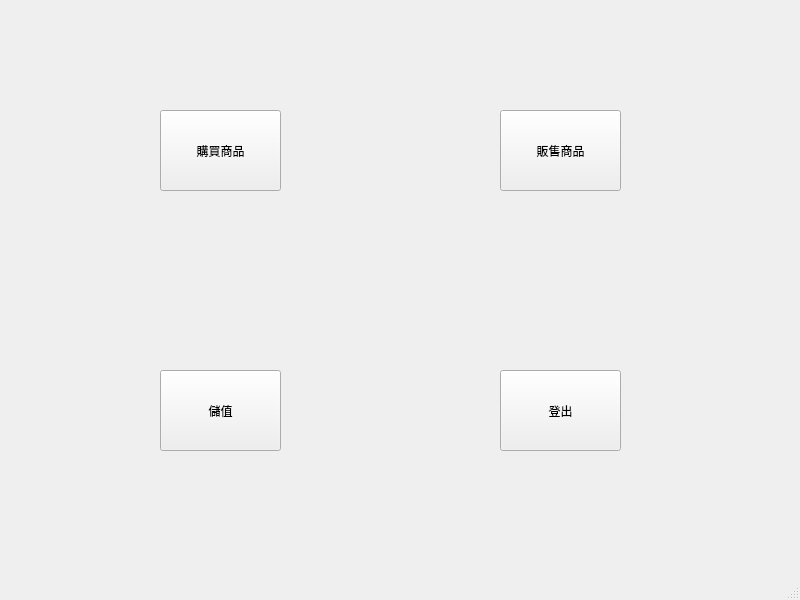
<?xml version="1.0" encoding="UTF-8"?>
<ui version="4.0">
 <class>MainWindow</class>
 <widget class="QMainWindow" name="MainWindow">
  <property name="geometry">
   <rect>
    <x>0</x>
    <y>0</y>
    <width>800</width>
    <height>600</height>
   </rect>
  </property>
  <property name="windowTitle">
   <string>MainWindow</string>
  </property>
  <widget class="QWidget" name="centralwidget">
   <widget class="QStackedWidget" name="stack">
    <property name="geometry">
     <rect>
      <x>0</x>
      <y>-20</y>
      <width>801</width>
      <height>591</height>
     </rect>
    </property>
    <widget class="QWidget" name="page">
     <widget class="QPushButton" name="btn_sell">
      <property name="geometry">
       <rect>
        <x>500</x>
        <y>130</y>
        <width>121</width>
        <height>81</height>
       </rect>
      </property>
      <property name="text">
       <string>販售商品</string>
      </property>
     </widget>
     <widget class="QPushButton" name="btn_money">
      <property name="geometry">
       <rect>
        <x>160</x>
        <y>390</y>
        <width>121</width>
        <height>81</height>
       </rect>
      </property>
      <property name="text">
       <string>儲值</string>
      </property>
     </widget>
     <widget class="QPushButton" name="btn_logout">
      <property name="geometry">
       <rect>
        <x>500</x>
        <y>390</y>
        <width>121</width>
        <height>81</height>
       </rect>
      </property>
      <property name="text">
       <string>登出</string>
      </property>
     </widget>
     <widget class="QPushButton" name="btn_buy">
      <property name="geometry">
       <rect>
        <x>160</x>
        <y>130</y>
        <width>121</width>
        <height>81</height>
       </rect>
      </property>
      <property name="text">
       <string>購買商品</string>
      </property>
     </widget>
    </widget>
    <widget class="QWidget" name="page_money">
     <widget class="QPushButton" name="btn_back_m">
      <property name="geometry">
       <rect>
        <x>650</x>
        <y>480</y>
        <width>111</width>
        <height>81</height>
       </rect>
      </property>
      <property name="font">
       <font>
        <pointsize>25</pointsize>
       </font>
      </property>
      <property name="text">
       <string>返回</string>
      </property>
     </widget>
     <widget class="QLabel" name="label_2">
      <property name="geometry">
       <rect>
        <x>270</x>
        <y>70</y>
        <width>211</width>
        <height>71</height>
       </rect>
      </property>
      <property name="font">
       <font>
        <pointsize>60</pointsize>
       </font>
      </property>
      <property name="text">
       <string>儲值</string>
      </property>
      <property name="alignment">
       <set>Qt::AlignCenter</set>
      </property>
     </widget>
     <widget class="QLabel" name="label_3">
      <property name="geometry">
       <rect>
        <x>200</x>
        <y>230</y>
        <width>141</width>
        <height>61</height>
       </rect>
      </property>
      <property name="font">
       <font>
        <pointsize>30</pointsize>
       </font>
      </property>
      <property name="text">
       <string>我的金錢：</string>
      </property>
     </widget>
     <widget class="QLineEdit" name="edit_money">
      <property name="geometry">
       <rect>
        <x>350</x>
        <y>340</y>
        <width>221</width>
        <height>41</height>
       </rect>
      </property>
      <property name="placeholderText">
       <string>請輸入金額</string>
      </property>
     </widget>
     <widget class="QLabel" name="label_4">
      <property name="geometry">
       <rect>
        <x>200</x>
        <y>330</y>
        <width>141</width>
        <height>61</height>
       </rect>
      </property>
      <property name="font">
       <font>
        <pointsize>30</pointsize>
       </font>
      </property>
      <property name="text">
       <string>儲值金額：</string>
      </property>
     </widget>
     <widget class="QPushButton" name="btn_check_m">
      <property name="geometry">
       <rect>
        <x>330</x>
        <y>430</y>
        <width>121</width>
        <height>81</height>
       </rect>
      </property>
      <property name="font">
       <font>
        <pointsize>30</pointsize>
       </font>
      </property>
      <property name="text">
       <string>確定</string>
      </property>
     </widget>
     <widget class="QLineEdit" name="edit_show_money">
      <property name="geometry">
       <rect>
        <x>350</x>
        <y>240</y>
        <width>221</width>
        <height>41</height>
       </rect>
      </property>
      <property name="placeholderText">
       <string/>
      </property>
     </widget>
    </widget>
    <widget class="QWidget" name="page_sell">
     <widget class="QPushButton" name="btn_back_s">
      <property name="geometry">
       <rect>
        <x>650</x>
        <y>480</y>
        <width>111</width>
        <height>81</height>
       </rect>
      </property>
      <property name="font">
       <font>
        <pointsize>25</pointsize>
       </font>
      </property>
      <property name="text">
       <string>返回</string>
      </property>
     </widget>
     <widget class="QLineEdit" name="edit_commodity">
      <property name="geometry">
       <rect>
        <x>160</x>
        <y>230</y>
        <width>411</width>
        <height>41</height>
       </rect>
      </property>
      <property name="accessibleName">
       <string/>
      </property>
      <property name="text">
       <string/>
      </property>
      <property name="placeholderText">
       <string>請輸入商品名稱</string>
      </property>
     </widget>
     <widget class="QLineEdit" name="edit_commodity_price">
      <property name="geometry">
       <rect>
        <x>160</x>
        <y>360</y>
        <width>191</width>
        <height>41</height>
       </rect>
      </property>
      <property name="text">
       <string/>
      </property>
      <property name="placeholderText">
       <string>請輸入商品價格</string>
      </property>
     </widget>
     <widget class="QLabel" name="label">
      <property name="geometry">
       <rect>
        <x>260</x>
        <y>50</y>
        <width>251</width>
        <height>91</height>
       </rect>
      </property>
      <property name="font">
       <font>
        <pointsize>50</pointsize>
       </font>
      </property>
      <property name="text">
       <string>商品販賣</string>
      </property>
      <property name="alignment">
       <set>Qt::AlignCenter</set>
      </property>
     </widget>
     <widget class="QLineEdit" name="edit_count">
      <property name="geometry">
       <rect>
        <x>380</x>
        <y>360</y>
        <width>191</width>
        <height>41</height>
       </rect>
      </property>
      <property name="text">
       <string/>
      </property>
      <property name="placeholderText">
       <string>請輸入商品數量</string>
      </property>
     </widget>
     <widget class="QPushButton" name="btn_check_s">
      <property name="geometry">
       <rect>
        <x>310</x>
        <y>450</y>
        <width>121</width>
        <height>81</height>
       </rect>
      </property>
      <property name="font">
       <font>
        <pointsize>30</pointsize>
       </font>
      </property>
      <property name="text">
       <string>確定</string>
      </property>
     </widget>
    </widget>
    <widget class="QWidget" name="page_buy">
     <property name="font">
      <font>
       <pointsize>25</pointsize>
      </font>
     </property>
     <widget class="QPushButton" name="btn_back_b">
      <property name="geometry">
       <rect>
        <x>650</x>
        <y>480</y>
        <width>111</width>
        <height>81</height>
       </rect>
      </property>
      <property name="font">
       <font>
        <pointsize>25</pointsize>
       </font>
      </property>
      <property name="text">
       <string>返回</string>
      </property>
     </widget>
     <widget class="QLabel" name="label_commodity">
      <property name="geometry">
       <rect>
        <x>130</x>
        <y>40</y>
        <width>131</width>
        <height>71</height>
       </rect>
      </property>
      <property name="font">
       <font>
        <pointsize>40</pointsize>
       </font>
      </property>
      <property name="text">
       <string>商品</string>
      </property>
      <property name="alignment">
       <set>Qt::AlignCenter</set>
      </property>
     </widget>
     <widget class="QLabel" name="label_count">
      <property name="geometry">
       <rect>
        <x>350</x>
        <y>40</y>
        <width>131</width>
        <height>71</height>
       </rect>
      </property>
      <property name="font">
       <font>
        <pointsize>40</pointsize>
       </font>
      </property>
      <property name="text">
       <string>數量</string>
      </property>
      <property name="alignment">
       <set>Qt::AlignCenter</set>
      </property>
     </widget>
     <widget class="QLabel" name="label_price">
      <property name="geometry">
       <rect>
        <x>590</x>
        <y>40</y>
        <width>131</width>
        <height>71</height>
       </rect>
      </property>
      <property name="font">
       <font>
        <pointsize>40</pointsize>
       </font>
      </property>
      <property name="text">
       <string>價格</string>
      </property>
      <property name="alignment">
       <set>Qt::AlignCenter</set>
      </property>
     </widget>
     <widget class="QPushButton" name="btn_back">
      <property name="geometry">
       <rect>
        <x>250</x>
        <y>470</y>
        <width>101</width>
        <height>71</height>
       </rect>
      </property>
      <property name="text">
       <string>上一頁</string>
      </property>
     </widget>
     <widget class="QPushButton" name="btn_next">
      <property name="geometry">
       <rect>
        <x>390</x>
        <y>470</y>
        <width>101</width>
        <height>71</height>
       </rect>
      </property>
      <property name="text">
       <string>下一頁</string>
      </property>
     </widget>
     <widget class="QPushButton" name="btn_buy1">
      <property name="geometry">
       <rect>
        <x>20</x>
        <y>150</y>
        <width>51</width>
        <height>41</height>
       </rect>
      </property>
      <property name="text">
       <string>購買</string>
      </property>
     </widget>
     <widget class="QPushButton" name="btn_buy2">
      <property name="geometry">
       <rect>
        <x>20</x>
        <y>260</y>
        <width>51</width>
        <height>41</height>
       </rect>
      </property>
      <property name="text">
       <string>購買</string>
      </property>
     </widget>
     <widget class="QPushButton" name="btn_buy3">
      <property name="geometry">
       <rect>
        <x>20</x>
        <y>380</y>
        <width>51</width>
        <height>41</height>
       </rect>
      </property>
      <property name="text">
       <string>購買</string>
      </property>
     </widget>
     <widget class="QLabel" name="label_com1">
      <property name="geometry">
       <rect>
        <x>120</x>
        <y>140</y>
        <width>151</width>
        <height>61</height>
       </rect>
      </property>
      <property name="text">
       <string/>
      </property>
      <property name="alignment">
       <set>Qt::AlignCenter</set>
      </property>
     </widget>
     <widget class="QLabel" name="label_com2">
      <property name="geometry">
       <rect>
        <x>120</x>
        <y>260</y>
        <width>151</width>
        <height>61</height>
       </rect>
      </property>
      <property name="text">
       <string/>
      </property>
      <property name="alignment">
       <set>Qt::AlignCenter</set>
      </property>
     </widget>
     <widget class="QLabel" name="label_com3">
      <property name="geometry">
       <rect>
        <x>120</x>
        <y>370</y>
        <width>151</width>
        <height>61</height>
       </rect>
      </property>
      <property name="text">
       <string/>
      </property>
      <property name="alignment">
       <set>Qt::AlignCenter</set>
      </property>
     </widget>
     <widget class="QLabel" name="label_cnt2">
      <property name="geometry">
       <rect>
        <x>340</x>
        <y>260</y>
        <width>151</width>
        <height>61</height>
       </rect>
      </property>
      <property name="text">
       <string/>
      </property>
      <property name="alignment">
       <set>Qt::AlignCenter</set>
      </property>
     </widget>
     <widget class="QLabel" name="label_cnt1">
      <property name="geometry">
       <rect>
        <x>340</x>
        <y>140</y>
        <width>151</width>
        <height>61</height>
       </rect>
      </property>
      <property name="text">
       <string/>
      </property>
      <property name="alignment">
       <set>Qt::AlignCenter</set>
      </property>
     </widget>
     <widget class="QLabel" name="label_cnt3">
      <property name="geometry">
       <rect>
        <x>340</x>
        <y>370</y>
        <width>151</width>
        <height>61</height>
       </rect>
      </property>
      <property name="text">
       <string/>
      </property>
      <property name="alignment">
       <set>Qt::AlignCenter</set>
      </property>
     </widget>
     <widget class="QLabel" name="label_pr2">
      <property name="geometry">
       <rect>
        <x>590</x>
        <y>260</y>
        <width>151</width>
        <height>61</height>
       </rect>
      </property>
      <property name="text">
       <string/>
      </property>
      <property name="alignment">
       <set>Qt::AlignCenter</set>
      </property>
     </widget>
     <widget class="QLabel" name="label_pr1">
      <property name="geometry">
       <rect>
        <x>590</x>
        <y>140</y>
        <width>151</width>
        <height>61</height>
       </rect>
      </property>
      <property name="text">
       <string/>
      </property>
      <property name="alignment">
       <set>Qt::AlignCenter</set>
      </property>
     </widget>
     <widget class="QLabel" name="label_pr3">
      <property name="geometry">
       <rect>
        <x>590</x>
        <y>370</y>
        <width>151</width>
        <height>61</height>
       </rect>
      </property>
      <property name="text">
       <string/>
      </property>
      <property name="alignment">
       <set>Qt::AlignCenter</set>
      </property>
     </widget>
     <widget class="QLabel" name="label_page">
      <property name="geometry">
       <rect>
        <x>40</x>
        <y>470</y>
        <width>111</width>
        <height>31</height>
       </rect>
      </property>
      <property name="font">
       <font>
        <pointsize>20</pointsize>
       </font>
      </property>
      <property name="text">
       <string>目前頁面：</string>
      </property>
     </widget>
     <widget class="QLabel" name="label_money">
      <property name="geometry">
       <rect>
        <x>40</x>
        <y>520</y>
        <width>171</width>
        <height>31</height>
       </rect>
      </property>
      <property name="font">
       <font>
        <pointsize>20</pointsize>
       </font>
      </property>
      <property name="text">
       <string>我的金錢：</string>
      </property>
     </widget>
    </widget>
    <widget class="QWidget" name="page_commodity">
     <widget class="QLabel" name="label_buy_title">
      <property name="geometry">
       <rect>
        <x>260</x>
        <y>50</y>
        <width>251</width>
        <height>91</height>
       </rect>
      </property>
      <property name="font">
       <font>
        <pointsize>50</pointsize>
       </font>
      </property>
      <property name="text">
       <string>商品購買</string>
      </property>
      <property name="alignment">
       <set>Qt::AlignCenter</set>
      </property>
     </widget>
     <widget class="QPushButton" name="btn_check_s_2">
      <property name="geometry">
       <rect>
        <x>310</x>
        <y>450</y>
        <width>121</width>
        <height>81</height>
       </rect>
      </property>
      <property name="font">
       <font>
        <pointsize>30</pointsize>
       </font>
      </property>
      <property name="text">
       <string>確定</string>
      </property>
     </widget>
     <widget class="QPushButton" name="btn_buypage_back">
      <property name="geometry">
       <rect>
        <x>650</x>
        <y>480</y>
        <width>111</width>
        <height>81</height>
       </rect>
      </property>
      <property name="font">
       <font>
        <pointsize>25</pointsize>
       </font>
      </property>
      <property name="text">
       <string>返回</string>
      </property>
     </widget>
     <widget class="QLineEdit" name="edit_commodity_price_2">
      <property name="geometry">
       <rect>
        <x>160</x>
        <y>360</y>
        <width>191</width>
        <height>41</height>
       </rect>
      </property>
      <property name="text">
       <string/>
      </property>
      <property name="placeholderText">
       <string>請輸入商品購買數量</string>
      </property>
     </widget>
     <widget class="QLabel" name="label_total">
      <property name="geometry">
       <rect>
        <x>400</x>
        <y>360</y>
        <width>191</width>
        <height>41</height>
       </rect>
      </property>
      <property name="font">
       <font>
        <pointsize>25</pointsize>
       </font>
      </property>
      <property name="text">
       <string/>
      </property>
     </widget>
     <widget class="QLabel" name="label_com">
      <property name="geometry">
       <rect>
        <x>110</x>
        <y>230</y>
        <width>231</width>
        <height>41</height>
       </rect>
      </property>
      <property name="font">
       <font>
        <pointsize>25</pointsize>
       </font>
      </property>
      <property name="text">
       <string>名稱：</string>
      </property>
     </widget>
     <widget class="QLabel" name="label_cnt">
      <property name="geometry">
       <rect>
        <x>350</x>
        <y>230</y>
        <width>161</width>
        <height>41</height>
       </rect>
      </property>
      <property name="font">
       <font>
        <pointsize>25</pointsize>
       </font>
      </property>
      <property name="text">
       <string>數量：</string>
      </property>
     </widget>
     <widget class="QLabel" name="label_cpr">
      <property name="geometry">
       <rect>
        <x>520</x>
        <y>230</y>
        <width>211</width>
        <height>41</height>
       </rect>
      </property>
      <property name="font">
       <font>
        <pointsize>25</pointsize>
       </font>
      </property>
      <property name="text">
       <string>價格：</string>
      </property>
     </widget>
     <widget class="QLabel" name="label_money_2">
      <property name="geometry">
       <rect>
        <x>50</x>
        <y>470</y>
        <width>171</width>
        <height>31</height>
       </rect>
      </property>
      <property name="font">
       <font>
        <pointsize>20</pointsize>
       </font>
      </property>
      <property name="text">
       <string>我的金錢：</string>
      </property>
     </widget>
    </widget>
   </widget>
  </widget>
  <widget class="QMenuBar" name="menubar">
   <property name="geometry">
    <rect>
     <x>0</x>
     <y>0</y>
     <width>800</width>
     <height>21</height>
    </rect>
   </property>
  </widget>
  <widget class="QStatusBar" name="statusbar"/>
 </widget>
 <resources/>
 <connections/>
</ui>
